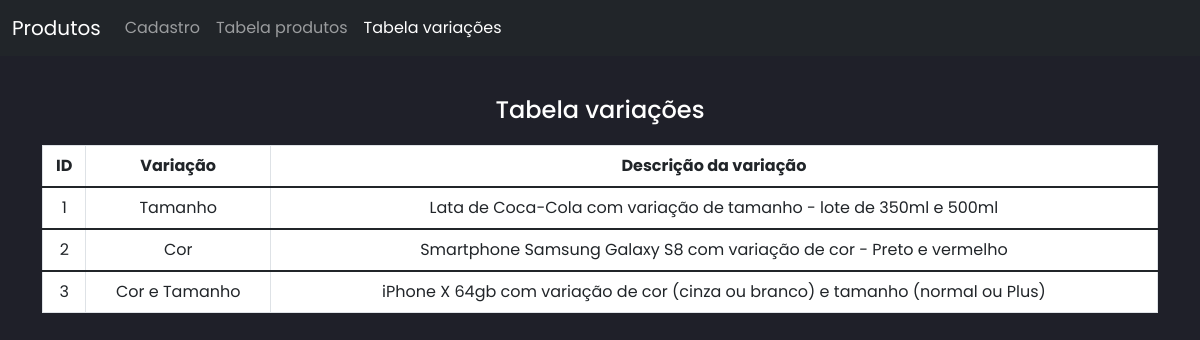
The app's page /variation.php with its own data.
### tables this page shows
CREATE TABLE IF NOT EXISTS `variacao` (
  `id` int(11) NOT NULL,
  `tipo` varchar(100) NOT NULL,
  `descricao` varchar(1000) NOT NULL,
  KEY `id` (`id`)
);

### variation.php (the view, shortened to what this page needs)
<!DOCTYPE html>
<html lang="pt-br">
    <head>
        <link rel="stylesheet" href="CSS/style_product.css">
        <link href="https://cdn.jsdelivr.net/npm/bootstrap@5.1.3/dist/css/bootstrap.min.css" rel="stylesheet">
    </head>
    <body id="body">
        <nav class="navbar navbar-dark navbar-expand-lg bg-dark">
            <div class="container-fluid">
                <a class="navbar-brand" href="index.php">Produtos</a>
                <div class="collapse navbar-collapse" id="navbarNavDropdown">
                    <ul class="navbar-nav">
                        <li class="nav-item">
                            <a class="nav-link" href="index.php">Cadastro</a>
                        </li>
                        <li class="nav-item">
                            <a class="nav-link" href="product.php">Tabela produtos</a>
                        </li>
                        <li class="nav-item">
                            <a class="nav-link active" aria-current="page" href="#">Tabela variações</a>
                        </li>
                    </ul>
                </div>
            </div>
        </nav>
        <div class="container">
            <div id="msg">
                <h4>Tabela variações</h4>
            </div>
            <table class='table table-bordered' id="tabela_produto">
                <thead>
                    <th class='text-center'>ID</th>
                    <th class='text-center'>Variação</th>
                    <th class='text-center'>Descrição da variação</th>
                    <?php
                        require_once "Connection/connection.php";
                        $sql = "SELECT * FROM variacao ORDER BY id";
                        $query = mysqli_query($connection,$sql);
                        while ($row = mysqli_fetch_assoc($query)){
                            echo "<tbody id='tabela_user'>";
                                echo "<td class='text-center'>" . $row['id'] . "</td>";
                                if ($row['tipo']==1) {
                                    echo "<td class='text-center'>Cor</td>";
                                }else if($row['tipo']==2){
                                    echo "<td class='text-center'>Tamanho</td>";
                                }else{
                                    echo "<td class='text-center'>Cor e Tamanho</td>";
                                }
                                echo "<td class='text-center'>" . $row['descricao'] . "</td>";
                            echo "</tbody>";
                        }
                    ?>
                </thead>
            </table>
        </div>
    </body>
</html>

### CSS/style_product.css (style rules this page uses)
* { font-family: 'Poppins', sans-serif; }
#body,html { background-color: #1f2029; }
h4 { color: white; }
.container { background-color: #1f2029; }
#tabela_produto { margin-top: 20px; background-color: white; }
#msg { margin-top: 40px; text-align: center; }

### records on screen
variacao: id "1", tipo "Tamanho", descricao "Lata de Coca-Cola com variação de tamanho - lote de 350ml e 500ml"
variacao: id "2", tipo "Cor", descricao "Smartphone Samsung Galaxy S8 com variação de cor - Preto e vermelho"
variacao: id "3", tipo "Cor e Tamanho", descricao "iPhone X 64gb com variação de cor (cinza ou branco) e tamanho (normal ou Plus)"
